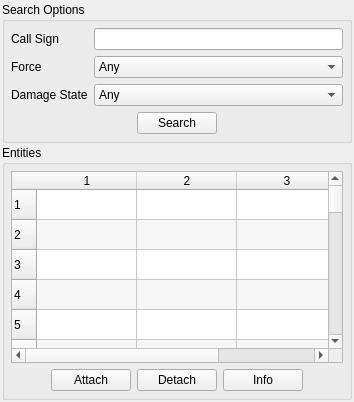
       <widget class="QWidget" name="mControlsSearchTab" >
        <attribute name="title" >
         <string>Search</string>
        </attribute>
        <layout class="QVBoxLayout" >
         <property name="spacing" >
          <number>2</number>
         </property>
         <property name="leftMargin" >
          <number>2</number>
         </property>
         <property name="topMargin" >
          <number>2</number>
         </property>
         <property name="rightMargin" >
          <number>2</number>
         </property>
         <property name="bottomMargin" >
          <number>2</number>
         </property>
         <item>
          <widget class="QGroupBox" name="mSearchOptionsGroupBox" >
           <property name="sizePolicy" >
            <sizepolicy vsizetype="Minimum" hsizetype="Expanding" >
             <horstretch>0</horstretch>
             <verstretch>0</verstretch>
            </sizepolicy>
           </property>
           <property name="title" >
            <string>Search Options</string>
           </property>
           <layout class="QVBoxLayout" >
            <property name="spacing" >
             <number>4</number>
            </property>
            <property name="leftMargin" >
             <number>6</number>
            </property>
            <property name="topMargin" >
             <number>6</number>
            </property>
            <property name="rightMargin" >
             <number>6</number>
            </property>
            <property name="bottomMargin" >
             <number>6</number>
            </property>
            <item>
             <widget class="QWidget" native="1" name="verticalLayout_500" >
              <property name="sizePolicy" >
               <sizepolicy vsizetype="Minimum" hsizetype="Preferred" >
                <horstretch>0</horstretch>
                <verstretch>0</verstretch>
               </sizepolicy>
              </property>
              <layout class="QVBoxLayout" >
               <property name="spacing" >
                <number>6</number>
               </property>
               <property name="leftMargin" >
                <number>0</number>
               </property>
               <property name="topMargin" >
                <number>0</number>
               </property>
               <property name="rightMargin" >
                <number>0</number>
               </property>
               <property name="bottomMargin" >
                <number>0</number>
               </property>
               <item>
                <layout class="QGridLayout" >
                 <property name="leftMargin" >
                  <number>0</number>
                 </property>
                 <property name="topMargin" >
                  <number>0</number>
                 </property>
                 <property name="rightMargin" >
                  <number>0</number>
                 </property>
                 <property name="bottomMargin" >
                  <number>0</number>
                 </property>
                 <property name="horizontalSpacing" >
                  <number>6</number>
                 </property>
                 <property name="verticalSpacing" >
                  <number>6</number>
                 </property>
                 <item row="0" column="0" >
                  <widget class="QLabel" name="mSearchCallSignLabel" >
                   <property name="text" >
                    <string>Call Sign</string>
                   </property>
                   <property name="buddy" >
                    <cstring>mSearchCallSignLineEdit</cstring>
                   </property>
                  </widget>
                 </item>
                 <item row="1" column="0" >
                  <widget class="QLabel" name="mSearchForceLabel" >
                   <property name="text" >
                    <string>Force</string>
                   </property>
                   <property name="buddy" >
                    <cstring>mSearchForceComboBox</cstring>
                   </property>
                  </widget>
                 </item>
                 <item row="1" column="1" >
                  <widget class="QComboBox" name="mSearchForceComboBox" >
                   <property name="toolTip" >
                    <string>The force of the entity or entities to search for. </string>
                   </property>
                   <property name="currentIndex" >
                    <number>5</number>
                   </property>
                   <item>
                    <property name="text" >
                     <string>OTHER</string>
                    </property>
                   </item>
                   <item>
                    <property name="text" >
                     <string>FRIENDLY</string>
                    </property>
                   </item>
                   <item>
                    <property name="text" >
                     <string>OPPOSING</string>
                    </property>
                   </item>
                   <item>
                    <property name="text" >
                     <string>NEUTRAL</string>
                    </property>
                   </item>
                   <item>
                    <property name="text" >
                     <string>INSURGENT</string>
                    </property>
                   </item>
                   <item>
                    <property name="text" >
                     <string>Any</string>
                    </property>
                   </item>
                  </widget>
                 </item>
                 <item row="2" column="1" >
                  <widget class="QComboBox" name="mSearchDamageStateComboBox" >
                   <property name="toolTip" >
                    <string>The damage state of the entity or entities to search for. </string>
                   </property>
                   <property name="currentIndex" >
                    <number>3</number>
                   </property>
                   <item>
                    <property name="text" >
                     <string>No Damage</string>
                    </property>
                   </item>
                   <item>
                    <property name="text" >
                     <string>Moderate Damage</string>
                    </property>
                   </item>
                   <item>
                    <property name="text" >
                     <string>Destroyed</string>
                    </property>
                   </item>
                   <item>
                    <property name="text" >
                     <string>Any</string>
                    </property>
                   </item>
                  </widget>
                 </item>
                 <item row="2" column="0" >
                  <widget class="QLabel" name="mSearchDamageStateLabel" >
                   <property name="text" >
                    <string>Damage State</string>
                   </property>
                   <property name="buddy" >
                    <cstring>mSearchDamageStateComboBox</cstring>
                   </property>
                  </widget>
                 </item>
                 <item row="0" column="1" >
                  <widget class="QLineEdit" name="mSearchCallSignLineEdit" >
                   <property name="toolTip" >
                    <string>The call sign of the entity or entities to search for. </string>
                   </property>
                  </widget>
                 </item>
                </layout>
               </item>
               <item>
                <layout class="QHBoxLayout" >
                 <property name="spacing" >
                  <number>6</number>
                 </property>
                 <property name="leftMargin" >
                  <number>0</number>
                 </property>
                 <property name="topMargin" >
                  <number>0</number>
                 </property>
                 <property name="rightMargin" >
                  <number>0</number>
                 </property>
                 <property name="bottomMargin" >
                  <number>0</number>
                 </property>
                 <item>
                  <spacer>
                   <property name="orientation" >
                    <enum>Qt::Horizontal</enum>
                   </property>
                   <property name="sizeHint" >
                    <size>
                     <width>40</width>
                     <height>20</height>
                    </size>
                   </property>
                  </spacer>
                 </item>
                 <item>
                  <widget class="QPushButton" name="mSearchSearchPushButton" >
                   <property name="text" >
                    <string>Search</string>
                   </property>
                  </widget>
                 </item>
                 <item>
                  <spacer>
                   <property name="orientation" >
                    <enum>Qt::Horizontal</enum>
                   </property>
                   <property name="sizeHint" >
                    <size>
                     <width>40</width>
                     <height>20</height>
                    </size>
                   </property>
                  </spacer>
                 </item>
                </layout>
               </item>
              </layout>
             </widget>
            </item>
           </layout>
          </widget>
         </item>
         <item>
          <widget class="QGroupBox" name="mSearchEntitiesGroupBox" >
           <property name="sizePolicy" >
            <sizepolicy vsizetype="Preferred" hsizetype="Preferred" >
             <horstretch>0</horstretch>
             <verstretch>10</verstretch>
            </sizepolicy>
           </property>
           <property name="title" >
            <string>Entities</string>
           </property>
           <layout class="QVBoxLayout" >
            <property name="spacing" >
             <number>4</number>
            </property>
            <property name="leftMargin" >
             <number>6</number>
            </property>
            <property name="topMargin" >
             <number>6</number>
            </property>
            <property name="rightMargin" >
             <number>6</number>
            </property>
            <property name="bottomMargin" >
             <number>6</number>
            </property>
            <item>
             <widget class="QWidget" native="1" name="verticalLayout_" >
              <layout class="QVBoxLayout" >
               <property name="spacing" >
                <number>6</number>
               </property>
               <property name="leftMargin" >
                <number>0</number>
               </property>
               <property name="topMargin" >
                <number>0</number>
               </property>
               <property name="rightMargin" >
                <number>0</number>
               </property>
               <property name="bottomMargin" >
                <number>0</number>
               </property>
               <item>
                <widget class="QWidget" native="1" name="verticalLayout_6" >
                 <layout class="QVBoxLayout" >
                  <property name="spacing" >
                   <number>6</number>
                  </property>
                  <property name="leftMargin" >
                   <number>0</number>
                  </property>
                  <property name="topMargin" >
                   <number>0</number>
                  </property>
                  <property name="rightMargin" >
                   <number>0</number>
                  </property>
                  <property name="bottomMargin" >
                   <number>0</number>
                  </property>
                  <item>
                   <layout class="QHBoxLayout" >
                    <property name="spacing" >
                     <number>6</number>
                    </property>
                    <property name="leftMargin" >
                     <number>0</number>
                    </property>
                    <property name="topMargin" >
                     <number>0</number>
                    </property>
                    <property name="rightMargin" >
                     <number>0</number>
                    </property>
                    <property name="bottomMargin" >
                     <number>0</number>
                    </property>
                    <item>
                     <widget class="QTableWidget" name="mSearchEntityTableWidget" >
                      <property name="sizePolicy" >
                       <sizepolicy vsizetype="Preferred" hsizetype="Preferred" >
                        <horstretch>0</horstretch>
                        <verstretch>0</verstretch>
                       </sizepolicy>
                      </property>
                      <property name="toolTip" >
                       <string>Double click a cellor press the Info button for the entity's info.</string>
                      </property>
                      <property name="alternatingRowColors" >
                       <bool>true</bool>
                      </property>
                      <property name="selectionMode" >
                       <enum>QAbstractItemView::SingleSelection</enum>
                      </property>
                      <property name="selectionBehavior" >
                       <enum>QAbstractItemView::SelectRows</enum>
                      </property>
                      <property name="sortingEnabled" >
                       <bool>true</bool>
                      </property>
                      <property name="rowCount" >
                       <number>100</number>
                      </property>
                      <property name="columnCount" >
                       <number>3</number>
                      </property>
                      <row/>
                      <row/>
                      <row/>
                      <row/>
                      <row/>
                      <row/>
                      <row/>
                      <row/>
                      <row/>
                      <row/>
                      <row/>
                      <row/>
                      <row/>
                      <row/>
                      <row/>
                      <row/>
                      <row/>
                      <row/>
                      <row/>
                      <row/>
                      <row/>
                      <row/>
                      <row/>
                      <row/>
                      <row/>
                      <row/>
                      <row/>
                      <row/>
                      <row/>
                      <row/>
                      <row/>
                      <row/>
                      <row/>
                      <row/>
                      <row/>
                      <row/>
                      <row/>
                      <row/>
                      <row/>
                      <row/>
                      <row/>
                      <row/>
                      <row/>
                      <row/>
                      <row/>
                      <row/>
                      <row/>
                      <row/>
                      <row/>
                      <row/>
                      <row/>
                      <row/>
                      <row/>
                      <row/>
                      <row/>
                      <row/>
                      <row/>
                      <row/>
                      <row/>
                      <row/>
                      <row/>
                      <row/>
                      <row/>
                      <row/>
                      <row/>
                      <row/>
                      <row/>
                      <row/>
                      <row/>
                      <row/>
                      <row/>
                      <row/>
                      <row/>
                      <row/>
                      <row/>
                      <row/>
                      <row/>
                      <row/>
                      <row/>
                      <row/>
                      <row/>
                      <row/>
                      <row/>
                      <row/>
                      <row/>
                      <row/>
                      <row/>
                      <row/>
                      <row/>
                      <row/>
                      <row/>
                      <row/>
                      <row/>
                      <row/>
                      <row/>
                      <row/>
                      <row/>
                      <row/>
                      <row/>
                      <row/>
                      <column/>
                      <column/>
                      <column/>
                     </widget>
                    </item>
                   </layout>
                  </item>
                  <item>
                   <layout class="QHBoxLayout" >
                    <property name="spacing" >
                     <number>6</number>
                    </property>
                    <property name="leftMargin" >
                     <number>0</number>
                    </property>
                    <property name="topMargin" >
                     <number>0</number>
                    </property>
                    <property name="rightMargin" >
                     <number>0</number>
                    </property>
                    <property name="bottomMargin" >
                     <number>0</number>
                    </property>
                    <item>
                     <spacer>
                      <property name="orientation" >
                       <enum>Qt::Horizontal</enum>
                      </property>
                      <property name="sizeHint" >
                       <size>
                        <width>40</width>
                        <height>20</height>
                       </size>
                      </property>
                     </spacer>
                    </item>
                    <item>
                     <widget class="QPushButton" name="mSearchAttachPushButton" >
                      <property name="toolTip" >
                       <string>Attach to the currently selected entity - causes the camera to follow the entity as it moves.</string>
                      </property>
                      <property name="text" >
                       <string>Attach</string>
                      </property>
                     </widget>
                    </item>
                    <item>
                     <widget class="QPushButton" name="mSearchDetachPushButton" >
                      <property name="toolTip" >
                       <string>Detach the camera so that it no longer moves with the curren tentity.</string>
                      </property>
                      <property name="text" >
                       <string>Detach</string>
                      </property>
                     </widget>
                    </item>
                    <item>
                     <widget class="QPushButton" name="mSearchInfoPushButton" >
                      <property name="toolTip" >
                       <string>Display information about the currently selected entity. </string>
                      </property>
                      <property name="text" >
                       <string>Info</string>
                      </property>
                     </widget>
                    </item>
                    <item>
                     <spacer>
                      <property name="orientation" >
                       <enum>Qt::Horizontal</enum>
                      </property>
                      <property name="sizeHint" >
                       <size>
                        <width>40</width>
                        <height>20</height>
                       </size>
                      </property>
                     </spacer>
                    </item>
                   </layout>
                  </item>
                 </layout>
                </widget>
               </item>
              </layout>
             </widget>
            </item>
           </layout>
          </widget>
         </item>
        </layout>
       </widget>
